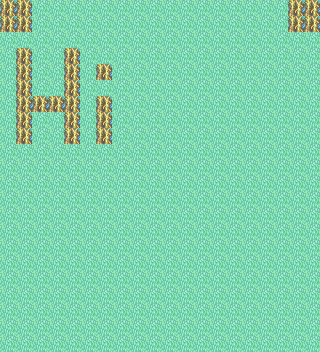

A level layout from a 2D game, rendered from its tile map. Below: a short description, then the map file with tile-grid data replaced by summaries:
An orthogonal 20x22 tile map with 16x16 px tiles, 3 tile layers (Tile Layer 1, TileChange0, TileChange1).

<map version="1.5" tiledversion="1.7.2" orientation="orthogonal" renderorder="right-down" width="20" height="22" tilewidth="16" tileheight="16" infinite="0" nextlayerid="4" nextobjectid="1">
 <tileset firstgid="1" name="01000203" tilewidth="16" tileheight="16" tilecount="1024" columns="32">
  <image source="../TilesetPreviews/01000203.png" trans="ffffff" width="512" height="512" />
 </tileset>
 <layer id="1" name="Tile Layer 1" width="20" height="22">
  <properties>
   <property name="Anims1" value="0x05" />
   <property name="Anims2" value="0x00" />
   <property name="ChapterID" value="PrologueCh" />
   <property name="Main" value="" />
   <property name="MapChangesID" value="PrologueTileChanges" />
   <property name="MapID" value="PrologueMap" />
   <property name="ObjectType" value="FieldsObjType" />
   <property name="PaletteID" value="FieldsPalette1" />
   <property name="TileConfig" value="FieldsTileConfig" />
  </properties>
  <data>[440 cells, 440 non-empty, 2 distinct tile ids]</data>
 </layer>
 <layer id="2" name="TileChange0" width="20" height="22">
  <properties>
   <property name="Height" value="2" />
   <property name="ID" value="0" />
   <property name="Width" value="2" />
   <property name="X" value="18" />
   <property name="Y" value="0" />
  </properties>
  <data>[440 cells, 4 non-empty, 1 distinct tile ids]</data>
 </layer>
 <layer id="3" name="TileChange1" width="20" height="22">
  <properties>
   <property name="Height" value="2" />
   <property name="ID" value="1" />
   <property name="Width" value="2" />
   <property name="X" value="0" />
   <property name="Y" value="0" />
  </properties>
  <data>[440 cells, 4 non-empty, 1 distinct tile ids]</data>
 </layer>
</map>
